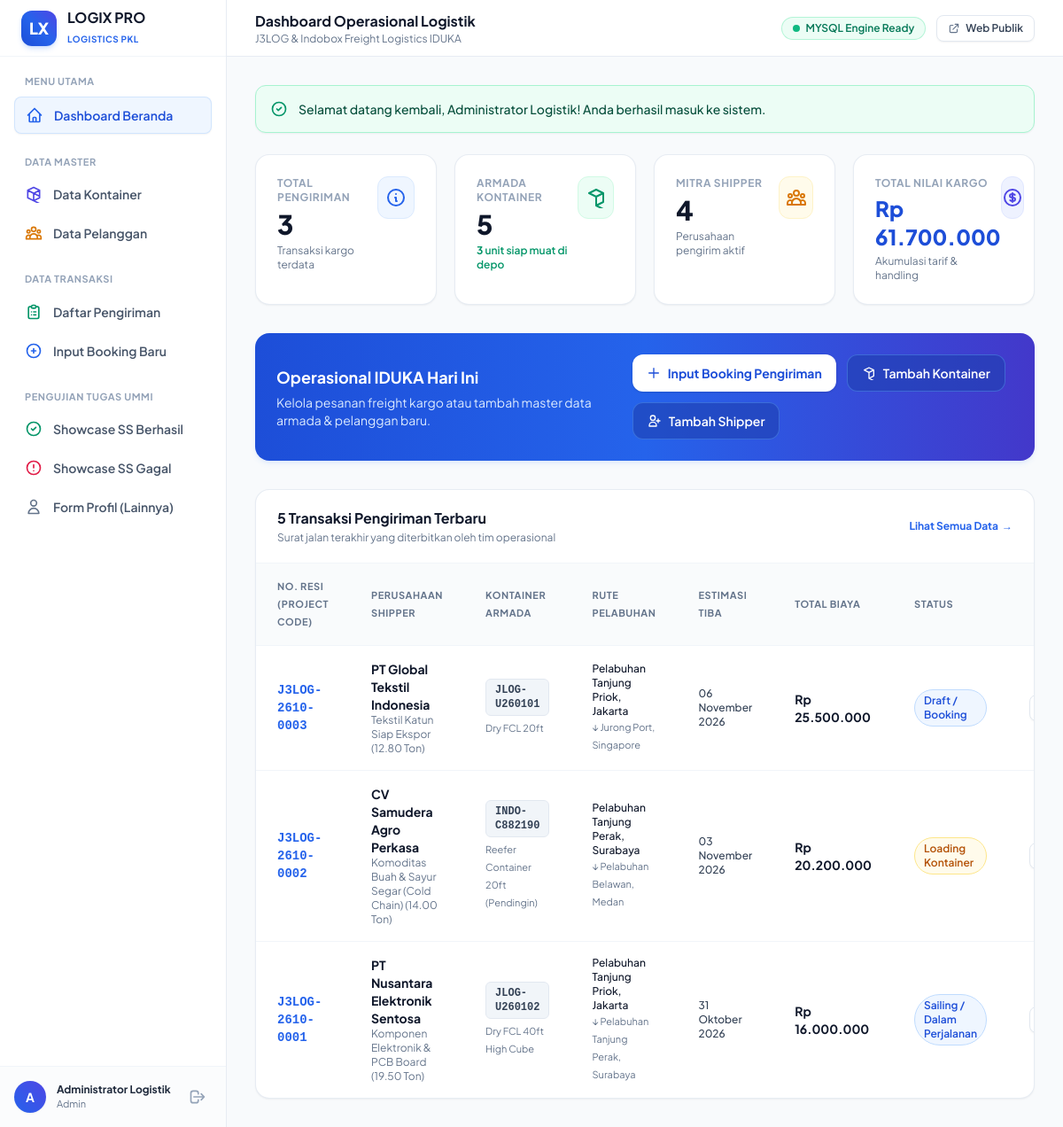
/dashboard.php (signed in), run on the app's committed database.
### tables this page shows
CREATE TABLE `transaksi_pengiriman` (
  `id` INT AUTO_INCREMENT PRIMARY KEY,
  `no_resi` VARCHAR(50) NOT NULL UNIQUE,
  `id_pelanggan` INT NOT NULL,
  `id_kontainer` INT NOT NULL,
  `pelabuhan_asal` VARCHAR(100) NOT NULL,
  `pelabuhan_tujuan` VARCHAR(100) NOT NULL,
  `jenis_muatan` VARCHAR(150) NOT NULL,
  `berat_muatan_ton` DECIMAL(8,2) NOT NULL,
  `tanggal_booking` DATE NOT NULL,
  `tanggal_muat` DATE NOT NULL,
  `estimasi_tiba` DATE NOT NULL,
  `tarif_freight` DECIMAL(14,2) NOT NULL,
  `biaya_handling` DECIMAL(14,2) NOT NULL,
  `total_biaya` DECIMAL(14,2) NOT NULL,
  `status_pengiriman` ENUM('Draft / Booking', 'Loading Kontainer', 'Sailing / Dalam Perjalanan', 'Tiba di Tujuan', 'Selesai') DEFAULT 'Draft / Booking',
  `catatan` TEXT,
  `created_by` INT DEFAULT 1,
  `created_at` TIMESTAMP DEFAULT CURRENT_TIMESTAMP,
  FOREIGN KEY (`id_pelanggan`) REFERENCES `pelanggan`(`id`) ON DELETE CASCADE,
  FOREIGN KEY (`id_kontainer`) REFERENCES `kontainer`(`id`) ON DELETE CASCADE,
  FOREIGN KEY (`created_by`) REFERENCES `users`(`id`) ON DELETE SET NULL
);

CREATE TABLE `pelanggan` (
  `id` INT AUTO_INCREMENT PRIMARY KEY,
  `kode_pelanggan` VARCHAR(20) NOT NULL UNIQUE,
  `nama_perusahaan` VARCHAR(150) NOT NULL,
  `penanggung_jawab` VARCHAR(100) NOT NULL,
  `no_telp` VARCHAR(25) NOT NULL,
  `email` VARCHAR(100) NOT NULL,
  `alamat` TEXT NOT NULL,
  `created_at` TIMESTAMP DEFAULT CURRENT_TIMESTAMP
);

CREATE TABLE `kontainer` (
  `id` INT AUTO_INCREMENT PRIMARY KEY,
  `nomor_kontainer` VARCHAR(30) NOT NULL UNIQUE,
  `tipe_kontainer` VARCHAR(50) NOT NULL,
  `kapasitas_ton` DECIMAL(8,2) NOT NULL,
  `lokasi_depo` VARCHAR(100) NOT NULL,
  `kondisi` VARCHAR(50) NOT NULL DEFAULT 'Layak Muat',
  `status` ENUM('Tersedia', 'Sedang Digunakan', 'Dalam Perjalanan', 'Perawatan') DEFAULT 'Tersedia',
  `created_at` TIMESTAMP DEFAULT CURRENT_TIMESTAMP
);

### config/database.php (called while the page is built, shortened)
<?php
function rupiah($angka) {
    return 'Rp ' . number_format($angka, 0, ',', '.');
}
function tanggalIndo($tanggal) {
    $bulan = [
        1 => 'Januari', 'Februari', 'Maret', 'April', 'Mei', 'Juni',
        'Juli', 'Agustus', 'September', 'Oktober', 'November', 'Desember'
    ];
    $pecahkan = explode('-', date('Y-m-d', strtotime($tanggal)));
    return $pecahkan[2] . ' ' . $bulan[(int)$pecahkan[1]] . ' ' . $pecahkan[0];
}

### dashboard.php (the view, shortened to what this page needs)
<?php
require_once __DIR__ . '/includes/header.php';
$totalPengiriman = $db->query("SELECT COUNT(*) FROM transaksi_pengiriman")->fetchColumn();
$totalKontainer = $db->query("SELECT COUNT(*) FROM kontainer")->fetchColumn();
$kontainerReady = $db->query("SELECT COUNT(*) FROM kontainer WHERE status = 'Tersedia'")->fetchColumn();
$totalPelanggan = $db->query("SELECT COUNT(*) FROM pelanggan")->fetchColumn();
$totalRevenue = $db->query("SELECT SUM(total_biaya) FROM transaksi_pengiriman")->fetchColumn() ?: 0;
$stmtRecent = $db->query("
    SELECT t.*, p.nama_perusahaan, k.nomor_kontainer, k.tipe_kontainer
    FROM transaksi_pengiriman t
    JOIN pelanggan p ON t.id_pelanggan = p.id
    JOIN kontainer k ON t.id_kontainer = k.id
    ORDER BY t.id DESC
    LIMIT 5
");
$recentShipments = $stmtRecent->fetchAll();
?>
<div class="grid grid-cols-1 sm:grid-cols-2 lg:grid-cols-4 gap-5 mb-8">
    <div class="bg-white rounded-2xl p-6 border border-slate-200/80 shadow-sm hover:shadow-md transition-all flex items-start justify-between">
        <div>
            <div class="text-xs font-bold text-slate-400 uppercase tracking-wider mb-1">Total Pengiriman</div>
            <div class="text-3xl font-extrabold text-slate-900"><?= number_format($totalPengiriman) ?></div>
            <div class="text-xs text-slate-500 mt-1">Transaksi kargo terdata</div>
        </div>
        <div class="w-12 h-12 rounded-xl bg-blue-50 border border-blue-100 text-blue-600 flex items-center justify-center">
            <svg class="w-6 h-6" fill="none" stroke="currentColor" viewBox="0 0 24 24"><path stroke-linecap="round" stroke-linejoin="round" stroke-width="2" d="M13 16h-1v-4h-1m1-4h.01M21 12a9 9 0 11-18 0 9 9 0 0118 0z"/></svg>
        </div>
    </div>
    <div class="bg-white rounded-2xl p-6 border border-slate-200/80 shadow-sm hover:shadow-md transition-all flex items-start justify-between">
        <div>
            <div class="text-xs font-bold text-slate-400 uppercase tracking-wider mb-1">Armada Kontainer</div>
            <div class="text-3xl font-extrabold text-slate-900"><?= number_format($totalKontainer) ?></div>
            <div class="text-xs text-emerald-600 font-semibold mt-1"><span class="font-bold"><?= $kontainerReady ?></span> unit siap muat di depo</div>
        </div>
        <div class="w-12 h-12 rounded-xl bg-emerald-50 border border-emerald-100 text-emerald-600 flex items-center justify-center">
            <svg class="w-6 h-6" fill="none" stroke="currentColor" viewBox="0 0 24 24"><path stroke-linecap="round" stroke-linejoin="round" stroke-width="2" d="M20 7l-8-4-8 4m16 0l-8 4m8-4v10l-8 4m0-10L4 7m8 4v10l8 4"/></svg>
        </div>
    </div>
    <div class="bg-white rounded-2xl p-6 border border-slate-200/80 shadow-sm hover:shadow-md transition-all flex items-start justify-between">
        <div>
            <div class="text-xs font-bold text-slate-400 uppercase tracking-wider mb-1">Mitra Shipper</div>
            <div class="text-3xl font-extrabold text-slate-900"><?= number_format($totalPelanggan) ?></div>
            <div class="text-xs text-slate-500 mt-1">Perusahaan pengirim aktif</div>
        </div>
        <div class="w-12 h-12 rounded-xl bg-amber-50 border border-amber-100 text-amber-600 flex items-center justify-center">
        </div>
    </div>
    <div class="bg-white rounded-2xl p-6 border border-slate-200/80 shadow-sm hover:shadow-md transition-all flex items-start justify-between">
        <div>
            <div class="text-xs font-bold text-slate-400 uppercase tracking-wider mb-1">Total Nilai Kargo</div>
            <div class="text-2xl font-extrabold text-blue-700"><?= rupiah($totalRevenue) ?></div>
            <div class="text-xs text-slate-500 mt-1">Akumulasi tarif & handling</div>
        </div>
        <div class="w-12 h-12 rounded-xl bg-indigo-50 border border-indigo-100 text-indigo-600 flex items-center justify-center">
        </div>
    </div>
</div>
<div class="bg-gradient-to-r from-blue-700 via-blue-600 to-indigo-700 rounded-2xl p-6 text-white shadow-md shadow-blue-500/10 mb-8 flex flex-col md:flex-row items-center justify-between gap-5">
    <div>
        <h3 class="text-lg font-bold">Operasional IDUKA Hari Ini</h3>
        <p class="text-sm text-blue-100 mt-1">Kelola pesanan freight kargo atau tambah master data armada & pelanggan baru.</p>
    </div>
    <div class="flex flex-wrap gap-3">
        <a href="transaksi_form.php" class="inline-flex items-center gap-2 px-4 py-2.5 rounded-xl bg-white text-blue-700 font-bold text-sm shadow hover:bg-blue-50 transition-all">
            <svg class="w-4 h-4" fill="none" stroke="currentColor" viewBox="0 0 24 24"><path stroke-linecap="round" stroke-linejoin="round" stroke-width="2" d="M12 4v16m8-8H4"/></svg>
            <span>Input Booking Pengiriman</span>
        </a>
        <a href="kontainer_form.php" class="inline-flex items-center gap-2 px-4 py-2.5 rounded-xl bg-blue-800/60 hover:bg-blue-800 text-white border border-blue-400/40 font-semibold text-sm transition-all">
            <svg class="w-4 h-4" fill="none" stroke="currentColor" viewBox="0 0 24 24"><path stroke-linecap="round" stroke-linejoin="round" stroke-width="2" d="M20 7l-8-4-8 4m16 0l-8 4m8-4v10l-8 4m0-10L4 7m8 4v10l8 4"/></svg>
            <span>Tambah Kontainer</span>
        </a>
        <a href="pelanggan_form.php" class="inline-flex items-center gap-2 px-4 py-2.5 rounded-xl bg-blue-800/60 hover:bg-blue-800 text-white border border-blue-400/40 font-semibold text-sm transition-all">
            <svg class="w-4 h-4" fill="none" stroke="currentColor" viewBox="0 0 24 24"><path stroke-linecap="round" stroke-linejoin="round" stroke-width="2" d="M18 9v3m0 0v3m0-3h3m-3 0h-3m-2-5a4 4 0 11-8 0 4 4 0 018 0zM3 20a6 6 0 0112 0v1H3v-1z"/></svg>
            <span>Tambah Shipper</span>
        </a>
    </div>
</div>
<div class="bg-white rounded-2xl border border-slate-200/80 shadow-sm overflow-hidden">
    <div class="px-6 py-5 border-b border-slate-100 flex items-center justify-between">
        <div>
            <h3 class="text-base font-bold text-slate-900">5 Transaksi Pengiriman Terbaru</h3>
            <p class="text-xs text-slate-500 mt-0.5">Surat jalan terakhir yang diterbitkan oleh tim operasional</p>
        </div>
        <a href="transaksi.php" class="text-xs font-bold text-blue-600 hover:text-blue-800 flex items-center gap-1">
            <span>Lihat Semua Data</span>
            <span>&rarr;</span>
        </a>
    </div>
    <div class="overflow-x-auto">
        <table class="w-full text-left text-sm text-slate-600">
            <thead class="bg-slate-50/80 text-[11px] font-bold text-slate-500 uppercase tracking-wider border-b border-slate-100">
                <tr>
                    <th class="px-6 py-4">No. Resi (Project Code)</th>
                    <th class="px-6 py-4">Perusahaan Shipper</th>
                    <th class="px-6 py-4">Kontainer Armada</th>
                    <th class="px-6 py-4">Rute Pelabuhan</th>
                    <th class="px-6 py-4">Estimasi Tiba</th>
                    <th class="px-6 py-4">Total Biaya</th>
                    <th class="px-6 py-4">Status</th>
                    <th class="px-6 py-4 text-center">Aksi</th>
                </tr>
            </thead>
            <tbody class="divide-y divide-slate-100">
                <?php if (empty($recentShipments)): ?>
                    <tr>
                        <td colspan="8" class="px-6 py-10 text-center text-slate-400">Belum ada data transaksi pengiriman.</td>
                    </tr>
                <?php else: ?>
                    <?php foreach ($recentShipments as $row): ?>
                        <tr class="hover:bg-slate-50/80 transition-colors">
                            <td class="px-6 py-4 font-mono font-bold text-blue-600">
                                <?= htmlspecialchars($row['no_resi']) ?>
                            </td>
                            <td class="px-6 py-4">
                                <div class="font-bold text-slate-900"><?= htmlspecialchars($row['nama_perusahaan']) ?></div>
                                <div class="text-xs text-slate-500"><?= htmlspecialchars($row['jenis_muatan']) ?> (<?= $row['berat_muatan_ton'] ?> Ton)</div>
                            </td>
                            <td class="px-6 py-4">
                                <span class="inline-block px-2.5 py-1 rounded-md text-xs font-mono font-bold bg-slate-100 text-slate-700 border border-slate-200">
                                    <?= htmlspecialchars($row['nomor_kontainer']) ?>
                                </span>
                                <div class="text-[11px] text-slate-500 mt-1"><?= htmlspecialchars($row['tipe_kontainer']) ?></div>
                            </td>
                            <td class="px-6 py-4">
                                <div class="text-xs font-medium text-slate-900"><?= htmlspecialchars($row['pelabuhan_asal']) ?></div>
                                <div class="text-[11px] text-slate-500">&darr; <?= htmlspecialchars($row['pelabuhan_tujuan']) ?></div>
                            </td>
                            <td class="px-6 py-4 text-xs font-medium text-slate-700">
                                <?= tanggalIndo($row['estimasi_tiba']) ?>
                            </td>
                            <td class="px-6 py-4 font-bold text-slate-900">
                                <?= rupiah($row['total_biaya']) ?>
                            </td>
                            <td class="px-6 py-4">
                                <?php
                                $badgeColor = 'bg-blue-50 text-blue-700 border-blue-200';
                                if ($row['status_pengiriman'] === 'Selesai' || $row['status_pengiriman'] === 'Tiba di Tujuan') {
                                    $badgeColor = 'bg-emerald-50 text-emerald-700 border-emerald-200';
                                } elseif ($row['status_pengiriman'] === 'Loading Kontainer') {
                                    $badgeColor = 'bg-amber-50 text-amber-700 border-amber-200';
                                }
                                ?>
                                <span class="inline-flex items-center px-2.5 py-1 rounded-full text-xs font-semibold border <?= $badgeColor ?>">
                                    <?= htmlspecialchars($row['status_pengiriman']) ?>
                                </span>
                            </td>
                            <td class="px-6 py-4 text-center">
                                <a href="transaksi_detail.php?id=<?= $row['id'] ?>" class="inline-flex items-center gap-1 px-3 py-1.5 rounded-lg text-xs font-semibold bg-white border border-slate-200 text-slate-700 hover:bg-slate-50 shadow-sm transition-all">
                                </a>
                            </td>
                        </tr>
                    <?php endforeach; ?>
                <?php endif; ?>
            </tbody>
        </table>
    </div>
</div>
<?php require_once __DIR__ . '/includes/footer.php'; ?>

### data on the page
transaksi_pengiriman: no_resi "J3LOG-2610-0003", id_pelanggan.nama_perusahaan "PT Global Tekstil Indonesia", jenis_muatan "Tekstil Katun Siap Ekspor", berat_muatan_ton "12.80", id_kontainer.nomor_kontainer "JLOG-U260101", id_kontainer.tipe_kontainer "Dry FCL 20ft", pelabuhan_asal "Pelabuhan Tanjung Priok, Jakarta", pelabuhan_tujuan "Jurong Port, Singapore", estimasi_tiba "06 November 2026", total_biaya "Rp 25.500.000", status_pengiriman "Draft / Booking"
transaksi_pengiriman: no_resi "J3LOG-2610-0002", id_pelanggan.nama_perusahaan "CV Samudera Agro Perkasa", jenis_muatan "Komoditas Buah & Sayur Segar (Cold Chain)", berat_muatan_ton "14.00", id_kontainer.nomor_kontainer "INDO-C882190", id_kontainer.tipe_kontainer "Reefer Container 20ft (Pendingin)", pelabuhan_asal "Pelabuhan Tanjung Perak, Surabaya", pelabuhan_tujuan "Pelabuhan Belawan, Medan", estimasi_tiba "03 November 2026", total_biaya "Rp 20.200.000", status_pengiriman "Loading Kontainer"
transaksi_pengiriman: no_resi "J3LOG-2610-0001", id_pelanggan.nama_perusahaan "PT Nusantara Elektronik Sentosa", jenis_muatan "Komponen Elektronik & PCB Board", berat_muatan_ton "19.50", id_kontainer.nomor_kontainer "JLOG-U260102", id_kontainer.tipe_kontainer "Dry FCL 40ft High Cube", pelabuhan_asal "Pelabuhan Tanjung Priok, Jakarta", pelabuhan_tujuan "Pelabuhan Tanjung Perak, Surabaya", estimasi_tiba "31 Oktober 2026", total_biaya "Rp 16.000.000", status_pengiriman "Sailing / Dalam Perjalanan"

### other printed values
substr($user['nama_lengkap'], 0, 1) "A"
$user['nama_lengkap'] "Administrator Logistik"
$user['role'] "Admin"
$pageTitle "Dashboard Operasional Logistik"
APP_COMPANY "J3LOG & Indobox Freight Logistics IDUKA"
$driverName "MYSQL"
$flash['message'] "Selamat datang kembali, Administrator Logistik! Anda berhasil masuk ke sistem."
$totalPengiriman "3"
$totalKontainer "5"
$kontainerReady "3"
$totalPelanggan "4"
rupiah($totalRevenue) "Rp 61.700.000"
